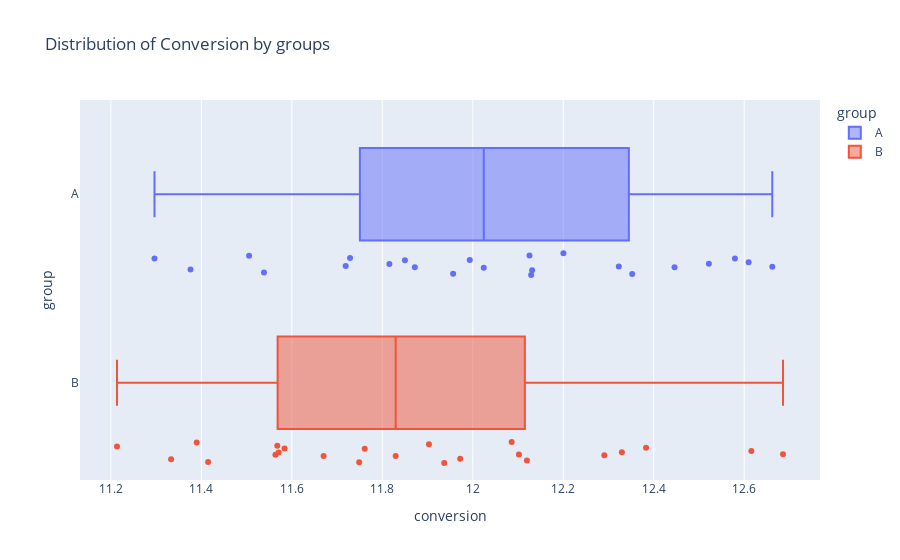

Write notebook code for a chart like this one.
### Code cell
fig = px.box(
    sample_ab,
    y='group',
    x='conversion',
    color='group',
    points='all',
    title='Distribution of Conversion by groups'
)
fig.show()

### Figure 1 — Plotly figure (JSON) as saved in the notebook; plotly's stock layout.template omitted (floating-point values rounded to 4 significant figures)
{"data": [{"alignmentgroup": "True", "boxpoints": "all", "hovertemplate": "group=%{y}<br>conversion=%{x}<extra></extra>", "legendgroup": "A", "marker": {"color": "#636efa"}, "name": "A", "notched": false, "offsetgroup": "A", "orientation": "h", "showlegend": true, "type": "box", "x": [12.52, 11.38, 12.13, 12.32, 11.54, 12.02, 11.85, 11.96, 11.3, 11.82, 12.2, 11.72, 12.66, 12.13, 12.13, 12.35, 12.45, 11.99, 11.51, 12.58, 11.87, 12.61, 11.73], "x0": " ", "xaxis": "x", "y": ["A", "A", "A", "A", "A", "A", "A", "A", "A", "A", "A", "A", "A", "A", "A", "A", "A", "A", "A", "A", "A", "A", "A"], "y0": " ", "yaxis": "y"}, {"alignmentgroup": "True", "boxpoints": "all", "hovertemplate": "group=%{y}<br>conversion=%{x}<extra></extra>", "legendgroup": "B", "marker": {"color": "#EF553B"}, "name": "B", "notched": false, "offsetgroup": "B", "orientation": "h", "showlegend": true, "type": "box", "x": [11.9, 11.39, 11.67, 11.41, 12.38, 11.58, 12.09, 11.83, 12.62, 11.57, 12.29, 11.21, 11.97, 11.33, 11.94, 12.69, 12.33, 11.56, 11.75, 11.57, 11.76, 12.1, 12.12], "x0": " ", "xaxis": "x", "y": ["B", "B", "B", "B", "B", "B", "B", "B", "B", "B", "B", "B", "B", "B", "B", "B", "B", "B", "B", "B", "B", "B", "B"], "y0": " ", "yaxis": "y"}], "layout": {"boxmode": "overlay", "legend": {"title": {"text": "group"}, "tracegroupgap": 0}, "title": {"text": "Distribution of Conversion by groups"}, "xaxis": {"anchor": "y", "domain": [0, 1], "title": {"text": "conversion"}}, "yaxis": {"anchor": "x", "categoryarray": ["B", "A"], "categoryorder": "array", "domain": [0, 1], "title": {"text": "group"}}}}
